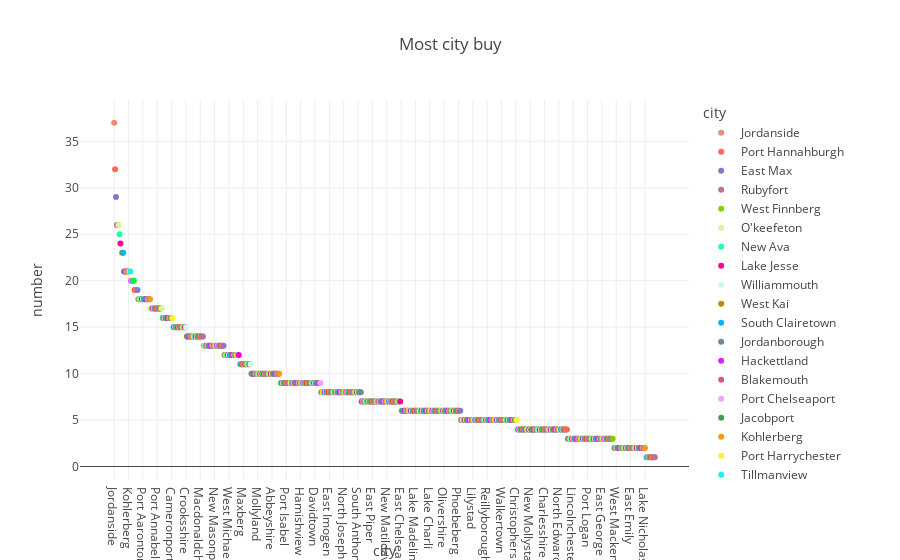

Source (notebook cell):
### Code cell
# Questions 6
# 6- Most city buy .

city = df["city"].value_counts().reset_index()
city.columns = ["city" , "number"]
Univariate_Questions_6 = px.scatter(data_frame=city , x="city" , y="number" , title="Most city buy" , color="city" , color_discrete_sequence=px.colors.qualitative.Light24_r)
Univariate_Questions_6.show()
